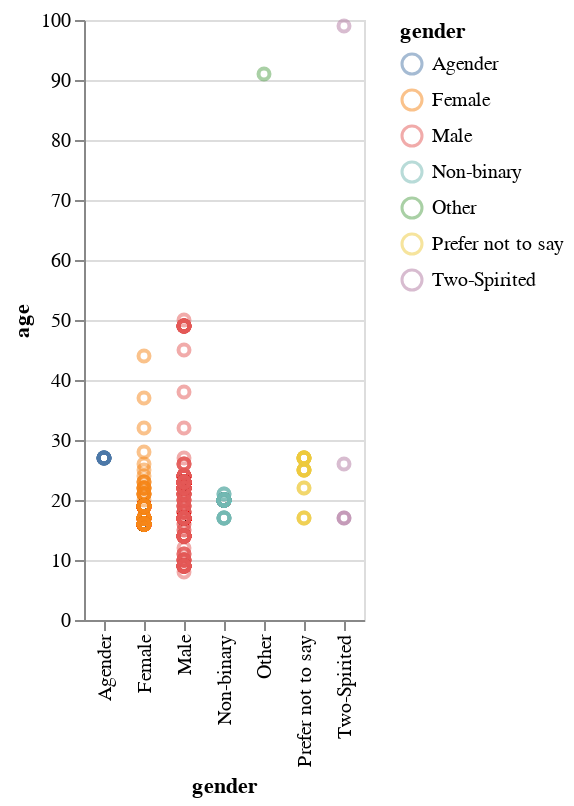

Notebook source saved alongside this figure:
### Code cell
summary = merged.groupby("gender")
merged['age'].value_counts(normalize=True)
alt.Chart(merged).mark_point(opacity = 0.5).encode(
    x="gender",
    y="age",
    color="gender"
)

### Figure 1 — Vega specification as saved in the notebook (floating-point values rounded to 4 significant figures; data arrays with more than 128 entries replaced by an {"elided": "..."} marker saying what was removed)
{"$schema": "https://vega.github.io/schema/vega/v5.json", "data": [{"name": "source_0", "values": {"elided": "1535 records"}}, {"name": "source_0_x_domain_gender", "values": [{"gender": "Male"}, {"gender": "Female"}, {"gender": "Prefer not to say"}, {"gender": "Non-binary"}, {"gender": "Agender"}, {"gender": "Two-Spirited"}, {"gender": "Other"}]}, {"name": "source_0_y_domain_age", "values": [{"min": 8, "max": 99}]}, {"name": "source_0_color_domain_gender", "values": [{"gender": "Male"}, {"gender": "Female"}, {"gender": "Prefer not to say"}, {"gender": "Non-binary"}, {"gender": "Agender"}, {"gender": "Two-Spirited"}, {"gender": "Other"}]}], "signals": [{"name": "x_step", "value": 20}, {"name": "width", "update": "bandspace(domain('x').length, 1, 0.5) * x_step"}], "marks": [{"type": "symbol", "name": "marks", "from": {"data": "source_0"}, "encode": {"update": {"x": {"field": "gender", "scale": "x"}, "y": {"field": "age", "scale": "y"}, "opacity": {"value": 0.5}, "fill": {"value": "transparent"}, "stroke": {"field": "gender", "scale": "color"}}}, "style": ["point"]}], "scales": [{"name": "x", "type": "point", "domain": {"data": "source_0_x_domain_gender", "field": "gender", "sort": true}, "range": {"step": {"signal": "x_step"}}, "padding": 0.5}, {"name": "y", "type": "linear", "domain": [{"signal": "(data(\"source_0_y_domain_age\")[0] || {}).min"}, {"signal": "(data(\"source_0_y_domain_age\")[0] || {}).max"}], "range": [{"signal": "height"}, 0], "zero": true, "nice": true}, {"name": "color", "type": "ordinal", "domain": {"data": "source_0_color_domain_gender", "field": "gender", "sort": true}, "range": "category"}], "axes": [{"scale": "y", "minExtent": 0, "orient": "left", "tickCount": {"signal": "ceil(height/40)"}, "aria": false, "maxExtent": 0, "ticks": false, "domain": false, "zindex": 0, "gridScale": "x", "labels": false, "grid": true}, {"scale": "x", "grid": false, "labelAlign": "right", "zindex": 0, "labelAngle": 270, "labelBaseline": "middle", "title": "gender", "orient": "bottom"}, {"scale": "y", "zindex": 0, "tickCount": {"signal": "ceil(height/40)"}, "labelOverlap": true, "grid": false, "orient": "left", "title": "age"}], "legends": [{"stroke": "color", "symbolType": "circle", "title": "gender", "encode": {"symbols": {"update": {"fill": {"value": "transparent"}, "opacity": {"value": 0.5}}}}}], "style": "cell", "height": 300, "padding": 5, "background": "white"}
